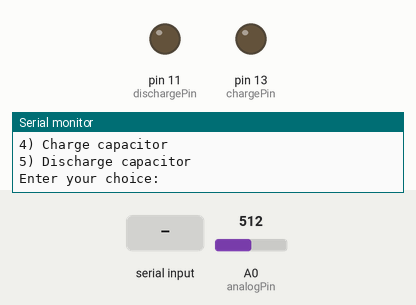
A sketch run on a simulated Arduino Uno, built with avr-gcc and run on an emulated ATmega328P. On the bench: output pins drawn as LEDs (lit = HIGH), the last lines printed to the serial monitor. Inputs (shaded band) come from the test bench; at power-on: A0 (analogPin) = 512.

Above: at 1.2 s.
1.3 s: "2\n" received over Serial
At 1.8 s:
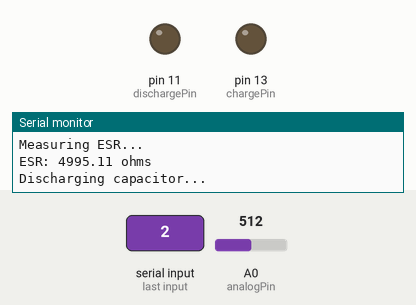
2.9 s: A0 (analogPin) set to 0
5.5 s: "1\n" received over Serial
At 6.1 s:
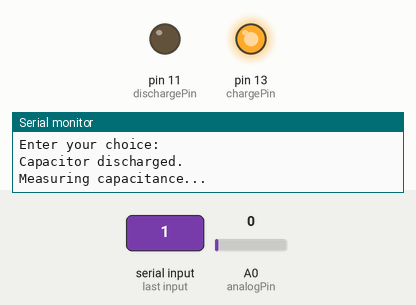
7.0 s: A0 (analogPin) set to 631
8.5 s: A0 (analogPin) set to 657
At 9.5 s:
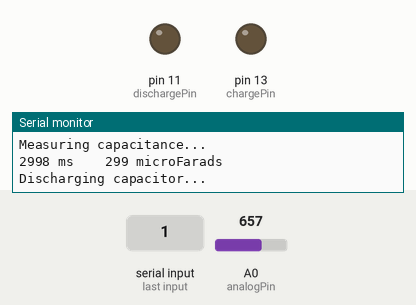
Timing chart, 0 to 11.0 s (numbered marks = the images above; inputs shaded):
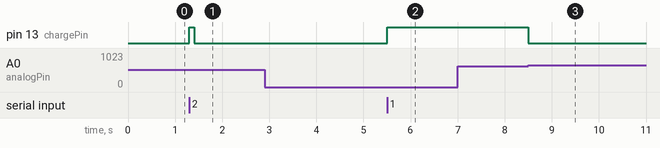

The sketch:

capmeter.ino
```cpp
/*  Advanced Cap Meter using Arduino
 *  Measures capacitance, ESR, and leakage current of a capacitor.
 *
 *  Expanding on code/idea from https://docs.arduino.cc/tutorials/generic/capacitance-meter/

 *  Wiring Setup:
 *  - Capacitor between common point and ground (positive side of an electrolytic capacitor to common).
 *  - Known resistor (e.g., 10kΩ) between chargePin and common point.
 *  - 220Ω resistor between dischargePin and common point.
 *  - Wire between common point and analogPin (A0).
 */

#define analogPin A0          // Analog pin for measuring capacitor voltage
#define chargePin 13          // Pin to charge the capacitor - connected to one end of the charging resistor
#define dischargePin 11       // Pin to discharge the capacitor
#define resistorValue 10000.0F // Resistor value in ohms (10kΩ)

unsigned long startTime;
unsigned long elapsedTime;
float microFarads;
float nanoFarads;
float leakageCurrent;
float esr;

void setup() {
  pinMode(chargePin, OUTPUT);
  digitalWrite(chargePin, LOW);
  pinMode(dischargePin, OUTPUT);
  digitalWrite(dischargePin, LOW);
  Serial.begin(9600);
}

void loop() {
  showMenu();
}

void showMenu() {
  Serial.println("\n[- Capacitor Measurement Menu -]");
  Serial.println("1) Measure capacitance");
  Serial.println("2) Measure ESR");
  Serial.println("3) Measure leakage current");
  Serial.println("4) Charge capacitor");
  Serial.println("5) Discharge capacitor");
  Serial.println("Enter your choice: ");

  while (Serial.available() == 0) {
    // wait
  }

  int choice = Serial.parseInt();
  performAction(choice);
}

void performAction(int choice) {
  switch (choice) {
    case 1:
      measureCapacitance();
      break;
    case 2:
      measureESR();
      break;
    case 3:
      measureLeakageCurrent();
      break;
    case 4:
      chargeCapacitor();
      break;
    case 5:
      dischargeCapacitor("Discharging capacitor...");
      break;
    default:
      Serial.println("Invalid choice. Please select a valid option.");
  }
}

void measureCapacitance() {
  dischargeCapacitor("");
  Serial.println("Measuring capacitance...");
  digitalWrite(chargePin, HIGH);
  startTime = millis();
  while (analogRead(analogPin) < 648) {
  }
  elapsedTime = millis() - startTime;
  microFarads = ((float)elapsedTime / resistorValue) * 1000;
  Serial.print(elapsedTime);
  Serial.print(" ms    ");

  if (microFarads > 1) {
    Serial.print((long)microFarads);
    Serial.println(" microFarads");
  } else {
    nanoFarads = microFarads * 1000.0;
    Serial.print((long)nanoFarads);
    Serial.println(" nanoFarads");
  }

  digitalWrite(chargePin, LOW);
  dischargeCapacitor("Discharging capacitor...");
}

void measureESR() {
  Serial.println("Measuring ESR...");
  digitalWrite(chargePin, HIGH);
  delay(100);
  int voltageDrop = analogRead(analogPin);
  esr = ((5.0 - (voltageDrop * 5.0 / 1023.0)) / (5.0 / 10000.0));
  Serial.print("ESR: ");
  Serial.print(esr);
  Serial.println(" ohms");
  digitalWrite(chargePin, LOW);
  dischargeCapacitor("Discharging capacitor...");
}

void measureLeakageCurrent() {
  Serial.println("Measuring leakage current...");
  digitalWrite(chargePin, HIGH);
  delay(1000);
  digitalWrite(chargePin, LOW);
  delay(1000);
  int leakageVoltage = analogRead(analogPin);
  leakageCurrent = (leakageVoltage * 5.0 / 1023.0) / 10000.0;
  Serial.print("Leakage current: ");
  Serial.print(leakageCurrent);
  Serial.println(" A");
  dischargeCapacitor("Discharging capacitor...");
}

void chargeCapacitor() {
  Serial.println("Charging capacitor...");
  digitalWrite(chargePin, HIGH);
  Serial.println("Capacitor charged.");
}

void dischargeCapacitor(const char* dischargeMsg) {
  Serial.println(dischargeMsg);
  digitalWrite(chargePin, LOW);
  pinMode(dischargePin, OUTPUT);
  digitalWrite(dischargePin, LOW);

  while (analogRead(analogPin) > 0) {
    // Wait for capacitor to discharge
  }

  pinMode(dischargePin, INPUT);
  Serial.println("Capacitor discharged.");
}
```

Measured:
- the behaviour switches between 647 and 648 on A0 (analogPin) (found by bisection; images 2 and 3)
- after the input at 1.3 s, pin 13 (chargePin): LOW → HIGH at once, → LOW 0.10 s later
- after the input at 5.5 s, pin 13 (chargePin): LOW → HIGH at once
- after the input at 7.0 s, every drawn part: stays the same
- after the input at 8.5 s, pin 13 (chargePin): HIGH → LOW at once
